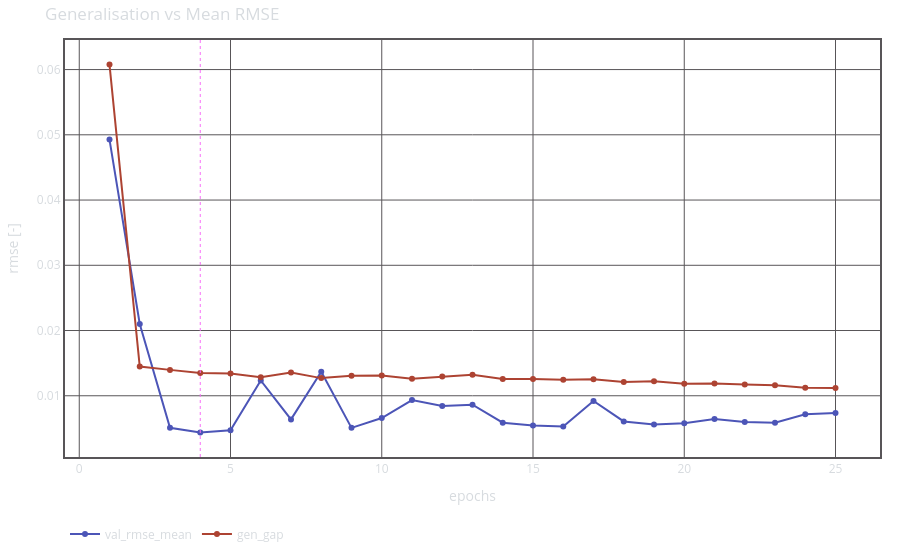

Write notebook code for a chart like this one.
### Code cell
'''
Plot the generalisation gap and mean validation RMSE over epochs.

This chart visualises two key aspects:
- The generalisation gap (train_loss - val_loss), indicating the difference in 
  model performance between training and validation data. A small or near-zero 
  gap suggests good generalisation, while a larger gap signals potential 
  overfitting.
- The mean validation RMSE, which averages the root mean squared errors for the 
  predicted changes in u-velocity (du), v-velocity (dv), and pressure (dp) 
  across all nodes. This gives a single metric to track overall predictive 
  performance.

Use this plot to assess both your model's ability to generalise to unseen data 
and the overall error in predicting next state variables. The best epoch, based 
on the lowest validation loss, is highlighted for reference.
'''
fig4 = plot_training_gap(df)
fig4.show()

### Figure 1 — Plotly figure (JSON) as saved in the notebook; plotly's stock layout.template omitted (floating-point values rounded to 4 significant figures)
{"data": [{"line": {"color": "#4C55B7"}, "mode": "lines+markers", "name": "val_rmse_mean", "type": "scatter", "x": [1, 2, 3, 4, 5, 6, 7, 8, 9, 10, 11, 12, 13, 14, 15, 16, 17, 18, 19, 20, 21, 22, 23, 24, 25], "y": [0.04927, 0.021, 0.00509, 0.004385, 0.004712, 0.01235, 0.006379, 0.01368, 0.005082, 0.006582, 0.009337, 0.008447, 0.008631, 0.005873, 0.00545, 0.005294, 0.009209, 0.006063, 0.005583, 0.005782, 0.006422, 0.005967, 0.005874, 0.00715, 0.007357]}, {"line": {"color": "#AD4332"}, "mode": "lines+markers", "name": "gen_gap", "type": "scatter", "x": [1, 2, 3, 4, 5, 6, 7, 8, 9, 10, 11, 12, 13, 14, 15, 16, 17, 18, 19, 20, 21, 22, 23, 24, 25], "y": [0.06076, 0.01448, 0.01397, 0.01351, 0.0134, 0.01283, 0.01355, 0.01271, 0.01306, 0.0131, 0.01262, 0.01295, 0.01321, 0.01257, 0.01258, 0.01244, 0.01252, 0.01212, 0.01223, 0.01185, 0.01187, 0.01171, 0.01163, 0.01123, 0.01121]}], "layout": {"font": {"color": "#D7DBDF"}, "legend": {"bgcolor": "RGBA(0,0,0,0)", "orientation": "h", "x": 0, "y": -0.15, "yanchor": "top"}, "margin": {"b": 20, "l": 20, "r": 20, "t": 40}, "paper_bgcolor": "RGBA(0,0,0,0)", "plot_bgcolor": "RGBA(0,0,0,0)", "shapes": [{"line": {"color": "HSL(300,90,70)", "dash": "dot", "width": 1}, "name": "best_epoch (val_loss)", "type": "line", "x0": 4, "x1": 4, "xref": "x", "y0": 0, "y1": 1, "yref": "y domain"}], "title": {"text": "Generalisation vs Mean RMSE"}, "xaxis": {"gridcolor": "HSL(300,2,34)", "gridwidth": 1, "linecolor": "HSL(300,2,34)", "linewidth": 2, "mirror": true, "showline": true, "title": {"text": "epochs"}, "zeroline": true, "zerolinecolor": "HSL(300,2,34)", "zerolinewidth": 1}, "yaxis": {"gridcolor": "HSL(300,2,34)", "gridwidth": 1, "linecolor": "HSL(300,2,34)", "linewidth": 2, "mirror": true, "showline": true, "title": {"text": "rmse [-]"}, "zeroline": true, "zerolinecolor": "HSL(300,2,34)", "zerolinewidth": 1}}}
